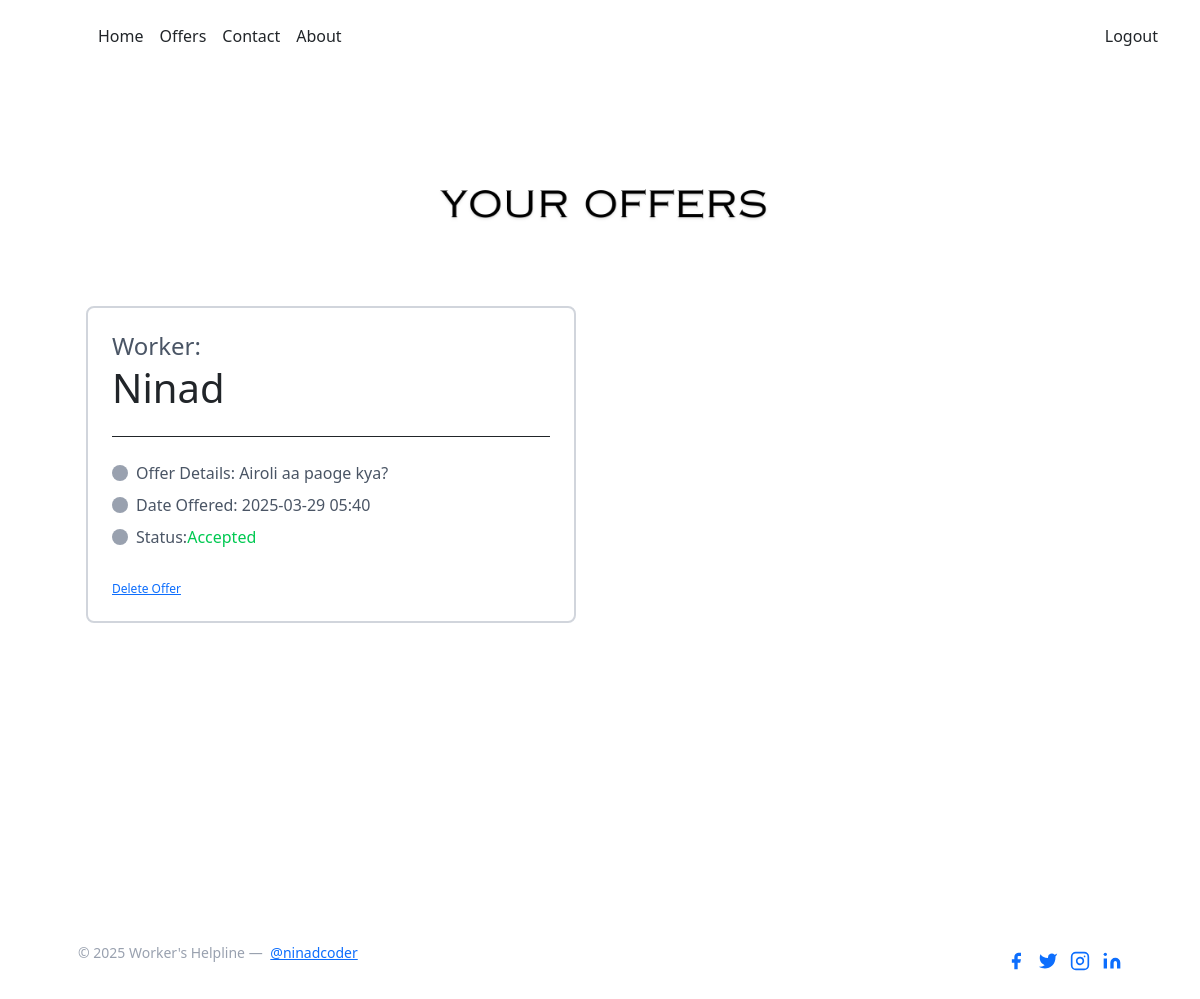
/workers/offers/ (signed in), run on the app's committed database.
### workers_board/models.py (models this page shows, shortened)
class HireOffer(models.Model):
    hirer = models.ForeignKey(
        settings.AUTH_USER_MODEL,
        on_delete=models.CASCADE,
        related_name='offers_sent'
    )
    worker = models.ForeignKey(
        settings.AUTH_USER_MODEL,
        on_delete=models.CASCADE,
        related_name='offers_received'
    )
    offer_details = models.TextField(blank=True, null=True)
    date_offered = models.DateTimeField(auto_now_add=True)
    status = models.CharField(max_length=10, choices=STATUS_CHOICES, default='pending')

### workers_board/views.py (the view)
# urls.py: path('offers/', worker_offers, name='worker_offers'),
@login_required
def worker_offers(request):
    if request.user.profile.role != 'worker':
        return redirect('index')
    offers = HireOffer.objects.filter(worker=request.user).order_by('-date_offered')
    return render(request, 'worker_offers.html', {'offers': offers})

### templates/worker_offers.html (shortened to what this page needs)
{% extends 'base.html' %}
{% block body %}
<section class="text-gray-600 body-font overflow-hidden">
  <div class="container px-5 py-24 mx-auto">
    <div class="flex flex-col text-center w-full mb-12">
      <img
        src="/static/yo.png"
        alt="Description"
        class="mx-auto w-full md:w-1/2 h-auto rounded"
      >
    </div>
    {% if offers %}
      <div class="flex flex-wrap -m-4">
        {% for offer in offers %}
          <div class="p-4 xl:w-1/4 md:w-1/2 w-full">
            <div class="h-full p-6 rounded-lg border-2 border-gray-300 flex flex-col relative overflow-hidden">
              <h4 class="text-sm title-font mb-1 font-medium">Worker:</h4>
              <h1 class="text-5xl text-dark pb-4 mb-4 border-b border-dark leading-none">{{ offer.hirer.username }}</h1>
              <p class="flex items-center text-gray-600 mb-2">
                <span class="w-4 h-4 mr-2 inline-flex items-center justify-center bg-gray-400 text-white rounded-full flex-shrink-0">
                </span>Offer Details: {{ offer.offer_details }}
              </p>
              <p class="flex items-center text-gray-600 mb-2">
                <span class="w-4 h-4 mr-2 inline-flex items-center justify-center bg-gray-400 text-white rounded-full flex-shrink-0">
                </span>Date Offered: {{ offer.date_offered|date:"Y-m-d H:i" }}
              </p>
              <p class="flex items-center text-gray-600 mb-6">
                <span class="w-4 h-4 mr-2 inline-flex items-center justify-center bg-gray-400 text-white rounded-full flex-shrink-0">
                </span>Status:
                {% if offer.status == 'accepted' %}
                  <span class="text-green-500">Accepted</span>
                {% elif offer.status == 'rejected' %}
                  <span class="text-red-500">Rejected</span>
                {% else %}
                  <span class="text-yellow-500">Pending</span>
                {% endif %}
              </p>
          <a href="{% url 'delete_offer' offer.id %}" class="text-xs text-red-500 mt-3">Delete Offer</a>
          </div>
        </div>
        {% endfor %}
      </div>
    {% else %}
      <p>No offers yet.</p>
    {% endif %}
  </div>
</section>
{% endblock body %}

### data on the page
HireOffer: hirer.username "Ninad", offer_details "Airoli aa paoge kya?", date_offered "2025-03-29 05:40", status "Accepted"
